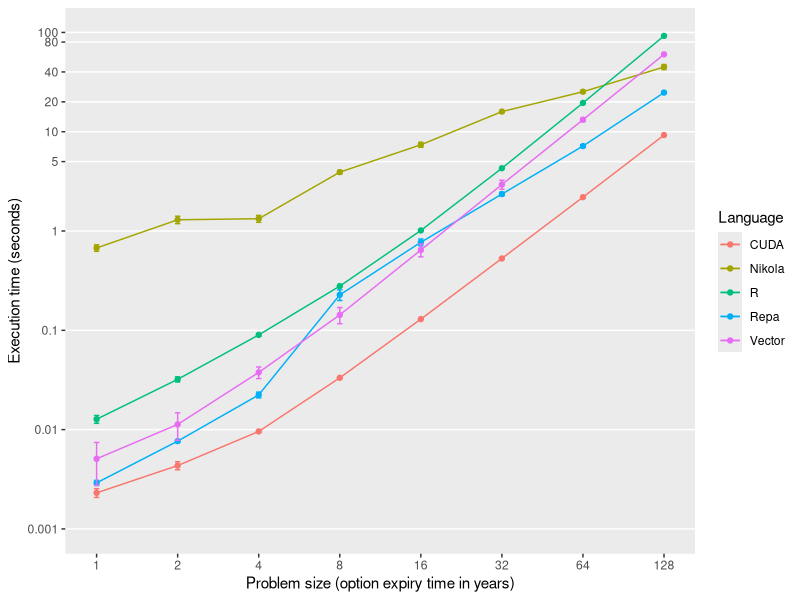

Recreate this plot in R.
# ggplot2 guide: http://wiki.stdout.org/rcookbook/Graphs/

library(ggplot2)
#library(scales)

size=8
pdf("binomial_benchmark.pdf", width=1.618*size, height=1*size)
# look at tikzDevice for tex-output
# pdf_cairo() for exotic fonts

# Format the data for plotting
cuda <- read.csv("results/Cuda.csv")
repa <- read.csv("results/Repa.csv")
nikola <- read.csv("results/Nikola-Precompiled.csv")
rlang <- read.csv("results/R.csv")
vector <- read.csv("results/Vector.csv")

dataset <- rbind(cbind(cuda, Language="CUDA")
               , cbind(repa, Language="Repa")
               , cbind(nikola, Language="Nikola")
               , cbind(rlang, Language="R")
               , cbind(vector, Language="Vector"))

frame <- data.frame(Size=dataset[,1]
                  , Time=dataset[,2]
                  , Language=dataset[,8]
                  , Stddev=dataset[,5])


# Plot
p = ggplot(data = frame, aes(x=Size, y=Time, colour=Language))
p = p + geom_line()
p = p + geom_point()

# Error bars
limits <- aes(ymax = Time + Stddev, ymin=Time - Stddev)
p = p + geom_errorbar(limits, width=.02)

# Configure scales
breaks=c(0.001, 0.01, 0.1, 1, 5, 10, 20, 40, 80, 100)
p = p + scale_y_log10(limits = c(0.001,100)
                    , name="Execution time (seconds)"
                    , breaks=breaks
                    , labels=as.character(breaks))
p = p + scale_x_log10(breaks=cuda[,1], name="Problem size (option expiry time in years)")

# Hide unnecessary grid lines
p = p + theme(panel.grid.minor=element_blank(), panel.grid.major.x=element_blank())

# Show the plot
print(p)

dev.off()
